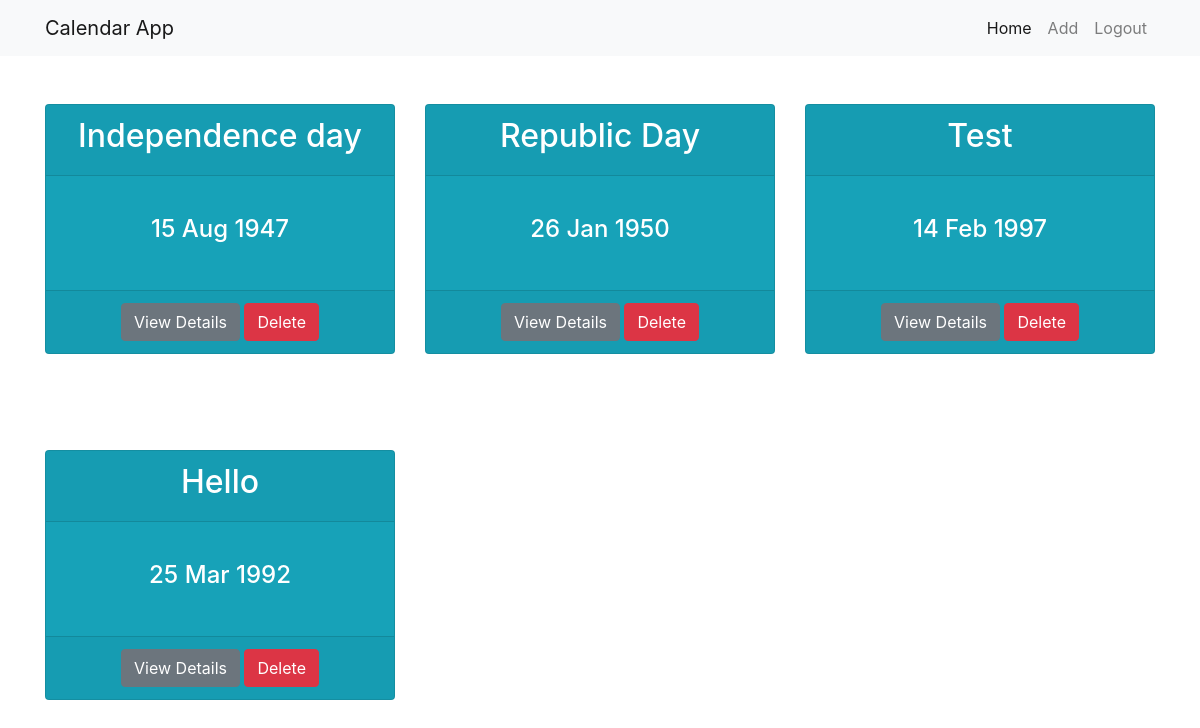
Before: /dashboard/ (signed in) with the older database file.
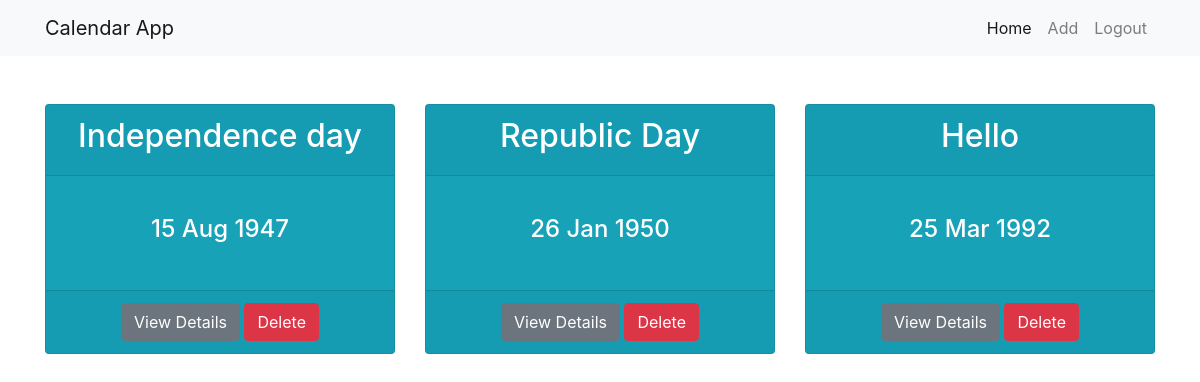
After: the same page with the newer database file.
### myapp/models.py (models this page shows, shortened)
class Entry(models.Model):
    name = models.CharField(max_length = 100)
    author = models.ForeignKey(User,on_delete=models.CASCADE)
    date = models.DateTimeField()
    description = models.TextField()
    created = models.DateTimeField(auto_now_add=True)

### myapp/views.py (the view)
# urls.py: path('dashboard/',views.dashboard,name="dashboard"),
@login_required
def dashboard(request):
    entries = Entry.objects.filter(author=request.user)
    return render(request,'myapp/dashboard.html',{'entries':entries})

### myapp/templatetags/app_filters.py (called while the page is built)
@register.filter
def modulo(num, val):
    return (num-1) % val == 0

### myapp/templates/myapp/dashboard.html
{% extends 'myapp/base.html' %}
{% block content %}
<div class="">
    <div class="container">
            <div class="row">
                {% for entry in entries %}
                   {% include 'myapp/_calendar_entry.html' %}
                {% endfor %}
            </div>
    </div>
</div>
{% endblock %}

### myapp/templates/myapp/_calendar_entry.html
<div class="col-md-4 col-sm-6 my-auto">
<div class="card mx-auto  card-block d-flex bg-info text-white my-5" style="height: 250px;">
    <div class="card-header">
            <h2 class="text-center">{{ entry.name }}</h2>
    </div>
    <div class="card-body justify-content-center align-items-center d-flex  my-auto">
          <h4 class="text-center text-white"> {{ entry.date | date:"d M Y" }}</h4>
        </div>
        <div class="card-footer text-center">
                <button onclick="window.location='{% url 'details' pk=entry.id %}'" class="btn btn- btn-secondary">View Details</button>
                <button onclick="deleteCalendarEntry(this)" data-id="{{entry.id}}" class="btn btn- btn-danger">Delete</button>            </div>
</div>
</div>

Changed rows visible on the page:
removed Entry: name "Test", date "14 Feb 1997"
